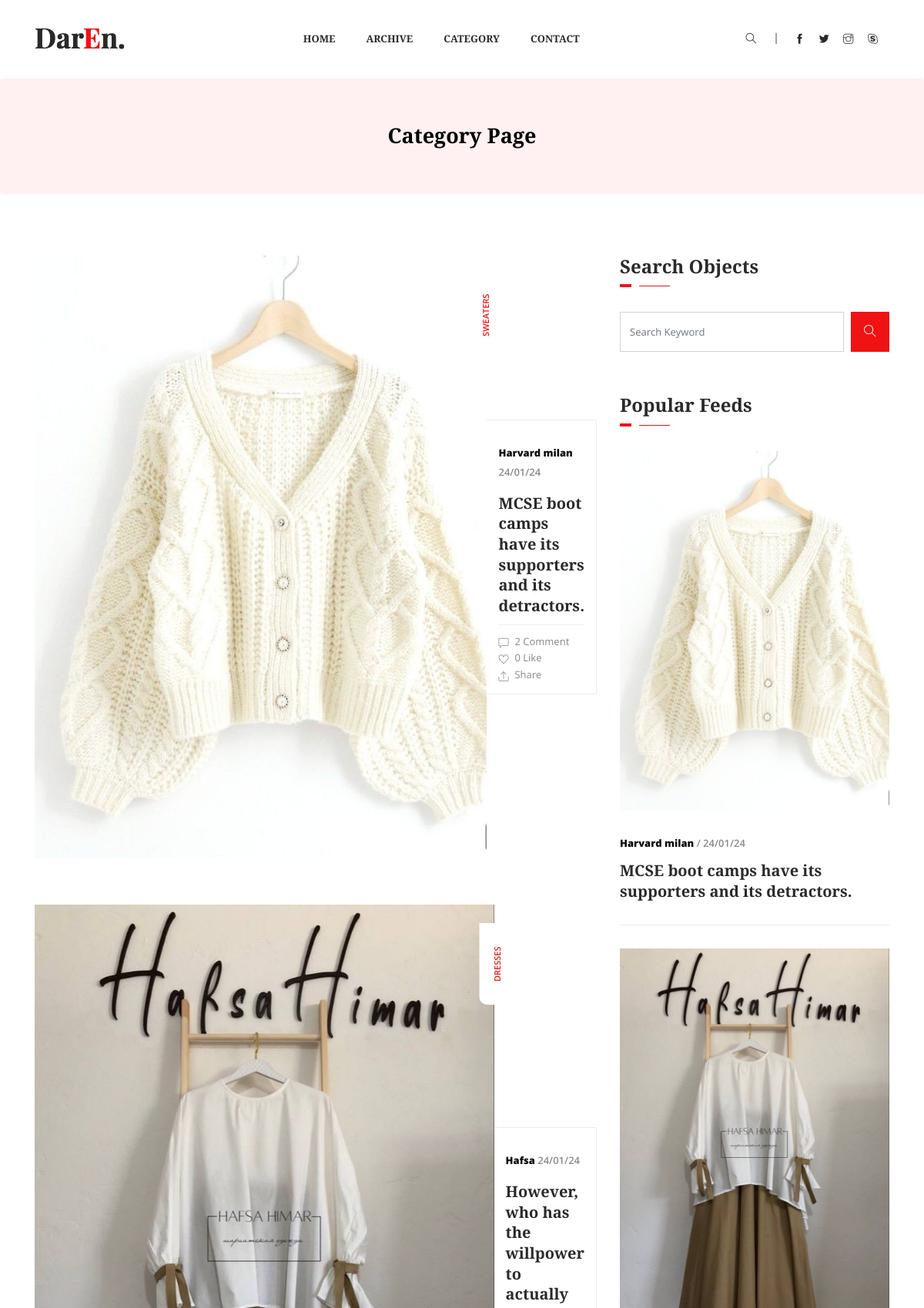
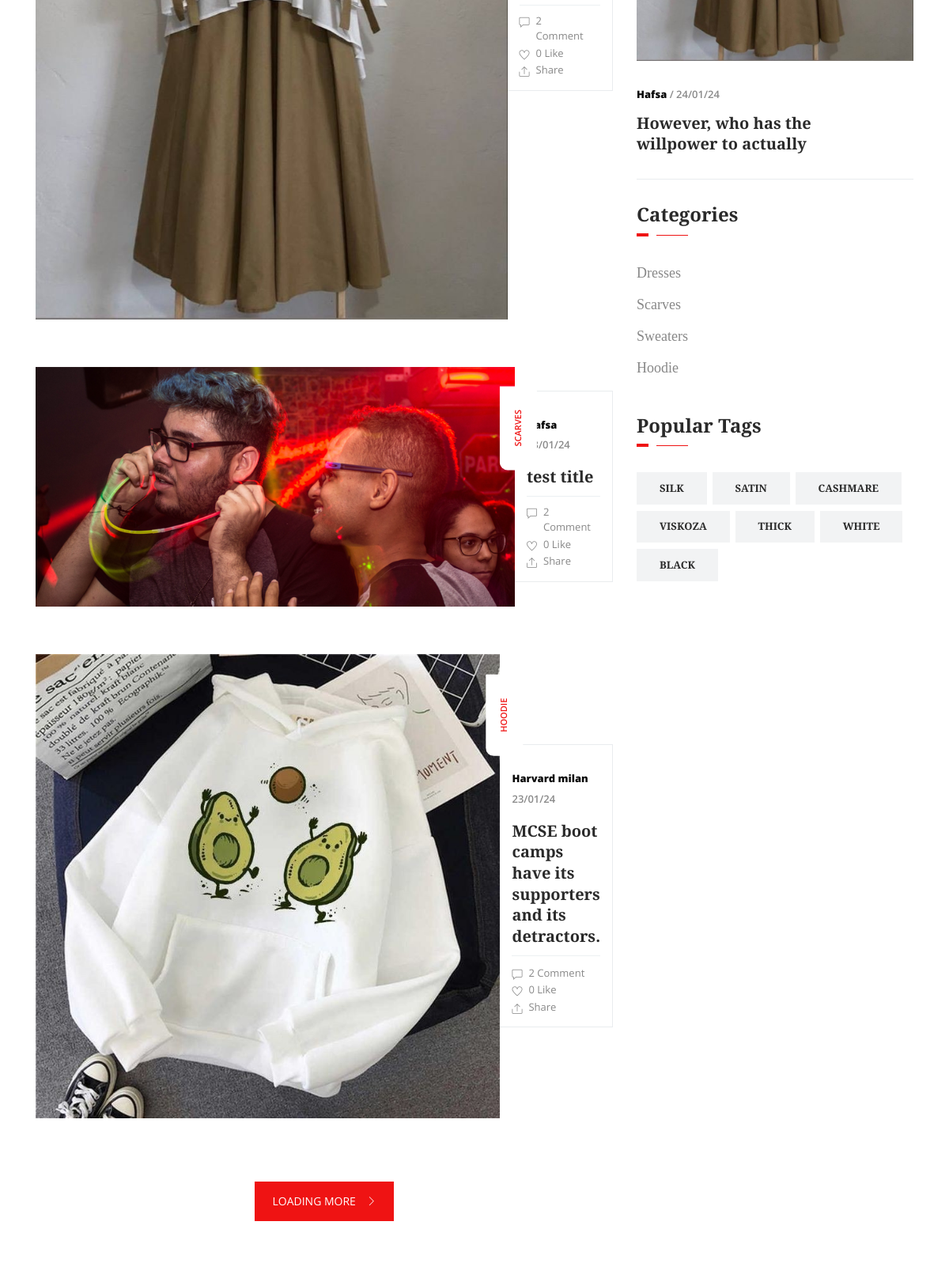
The page /category/ (upper part) on the database its author committed (2 pictures, top to bottom).
### archive/models.py (models this page shows, shortened)
class Article(models.Model):
    author = models.ForeignKey(Author, on_delete=models.SET_NULL, null=True, blank=True)
    category = models.ForeignKey(Category, on_delete=models.SET_NULL, null=True, blank=True)
    slug = models.SlugField(editable=False, null=True, blank=True)
    image = models.ImageField(upload_to='articles/')
    title = models.CharField(max_length=255)
    tags = models.ManyToManyField(Tag)
    modified_date = models.DateTimeField(auto_now=True)
    created_date = models.DateTimeField(auto_now_add=True)

class Category(models.Model):
    title = models.CharField(max_length=255)
    def __str__(self):
        return self.title

class Author(models.Model):
    name = models.CharField(max_length=255)
    image = models.ImageField(upload_to='authors/')
    message = models.TextField()
    def __str__(self):
        return self.name

class Tag(models.Model):
    title = models.CharField(max_length=255)

### main/views.py (the view)
# urls.py: path('category/', category_view, name='category')
def category_view(request):
    articles = Article.objects.order_by('-id')
    context = {
        'articles': articles
    }
    return render(request, 'main/category.html', context)

### archive/templatetags/footer_articles.py (called while the page is built)
@register.simple_tag
def site_bar_articles():
    return Article.objects.order_by('-id')[:2]

@register.simple_tag
def article_category():
    return Category.objects.all()

@register.simple_tag
def article_tags():
    return Tag.objects.all()

### templates/main/category.html
{% extends 'base.html' %}
{% load static %}
{% block content %}
<section class="breadcrumb breadcrumb_bg">
    <div class="container">
        <div class="row">
            <div class="col-lg-12">
                <div class="breadcrumb_iner text-center">
                    <div class="breadcrumb_iner_item">
                        <h2>Category Page</h2>
                    </div>
                </div>
            </div>
        </div>
    </div>
</section>
<section class="all_post section_padding">
    <div class="container">
        <div class="row">
            <div class="col-lg-8">
                {%  for article in articles %}
                    <div class="single_post media post_3">
                        <div class="single_post_img">
                            <img src="{{ article.image.url }}" alt>
                            <a href="{% url 'main:category' %}" class="category_btn">{{ article.category }}</a>
                        </div>
                        <div class="post_text_1 media-body align-self-center">
                            <p><span>{{ article.author }}</span> {{ article.created_date|date:"d/m/y" }}</p>
                            <a href="{% url 'archive:detail' article.slug %}">
                                <h3>{{ article.title }}</h3>
                            </a>
                            <div class="post_icon">
                                <ul>
                                    <li><i class="ti-comment"></i>2 Comment</li>
                                    <li><i class="ti-heart"></i>0 Like</li>
                                    <li><i class="ti-export"></i>Share</li>
                                </ul>
                            </div>
                        </div>
                    </div>
                {% endfor %}
                <div class="load_btn text-center">
                    <a href="{% url 'archive:list' %}" class="btn_1">LOADING MORE <i class="ti-angle-right"></i></a>
                </div>
            </div>
                 <div class="col-lg-4">
                       {% include 'page_footer.html' %}
                 </div>
        </div>
    </div>
</section>
{% endblock %}

### templates/page_footer.html
{% load footer_articles %}
{% site_bar_articles as footer_articles %}
{% article_category as article_category %}
{% article_tags as article_tags %}
<div class="sidebar_widget">
    <div class="sidebar_tittle">
        <h3>Search Objects</h3>
    </div>
    <form action="#">
        <div class="form-group">
            <div class="input-group mb-3">
                <input type="text" class="form-control" placeholder="Search Keyword"
                       onfocus="this.placeholder = ''" onblur="this.placeholder = 'Search Keyword'">
                <div class="input-group-append">
                    <button class="btn" type="button"><i class="ti-search"></i></button>
                </div>
            </div>
        </div>
    </form>
    <div class="sidebar_tittle">
        <h3>Popular Feeds</h3>
    </div>
    {% for footer_article in footer_articles %}
        <div class="single_catagory_post post_2 single_border_bottom">
            <div class="category_post_img">
                <img src="{{ footer_article.image.url }}" alt>
            </div>
            <div class="post_text_1 pr_30">
                <p><span> {{ footer_article.author.name }} </span> / {{ footer_article.created_date|date:"d/m/y" }}</p>
                <a href="{% url 'archive:detail' footer_article.slug %}">
                    <h3>{{ footer_article.title }}</h3>
                </a>
            </div>
        </div>
    {% endfor %}
    <div class="sidebar_tittle">
        <h3>Categories</h3>
    </div>
    <div class="single_catagory_item category">
        <ul class="list-unstyled">
           {% for category in article_category %}
                <li><a href="{% url 'main:category' %}?cat={{ category.title }}">{{ category.title }}</a></li>
            {% endfor %}
        </ul>
    </div>
    <div class="sidebar_tittle">
        <h3>Popular Tags</h3>
    </div>
    <div class="single_catagory_item tags">
        <ul class="list-unstyled">
            {% for tag in article_tags %}
                <li><a href="{% url 'main:category' %}?tag={{ tag.title }}">{{ tag.title }}</a></li>
            {% endfor %}
        </ul>
    </div>
</div>

### rows shown on the page
Article: image (picture), category "SWEATERS", author "Harvard milan", created_date "24/01/24", title "MCSE boot camps have its supporters and its detractors.", author.name "Harvard milan"
Article: image (picture), category "DRESSES", author "Hafsa", created_date "24/01/24", title "However, who has the willpower to actually", author.name "Hafsa"
Article: image (picture), category "SCARVES", author "Hafsa", created_date "23/01/24", title "test title"
Article: image (picture), category "HOODIE", author "Harvard milan", created_date "23/01/24", title "MCSE boot camps have its supporters and its detractors."
Category: title "Dresses"
Category: title "Scarves"
Category: title "Sweaters"
Category: title "Hoodie"
Tag: title "SILK"
Tag: title "SATIN"
Tag: title "CASHMARE"
Tag: title "VISKOZA"
Tag: title "THICK"
Tag: title "WHITE"
Tag: title "BLACK"
